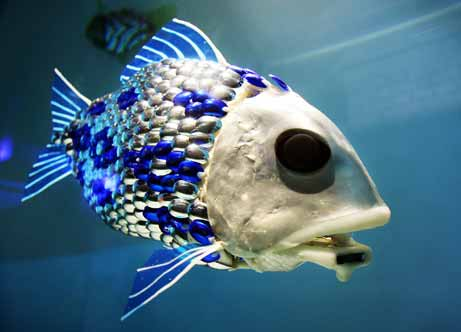
#> input picture resources/fish-test.jpg, 461 x 332 px
$ python -i edge_detection.py   (imports and definitions only)   (older library calls are emulated)
#> lines starting #> are read from the running program, lines starting #| are printed output that depends on the picture; after the words box and inside, x2 and y2 are one past the last pixel; in counts of white or black regions, pixels touching at a corner belong together
__author__ = 'patrice'
from skimage import filter
from skimage.color import rgb2gray
from skimage.restoration import denoise_tv_chambolle
from skimage.morphology import binary_dilation, diamond
from skimage.segmentation import clear_border


def detect_edges(image_array):
    """ Detect edges in a given image
    Takes a numpy.array representing an image, apply edges detection and return a numpy.array
    :param image_array:
    :return:
    """
    #Transform image into grayscale
    img = rgb2gray(image_array)
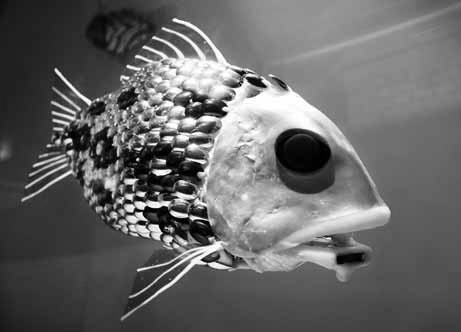
#> img: shape (332, 461) float64; min 0, max 1, mean 0.403
    #Remove some noise from the image
    img = denoise_tv_chambolle(img, weight=0.55)
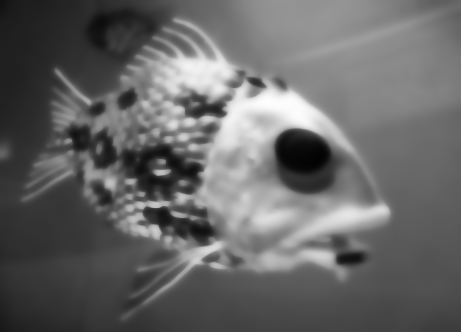
#> img: shape (332, 461) float64; min 0.0117, max 0.994, mean 0.403
    #Apply canny
    edges = filter.canny(img, sigma=3.2)
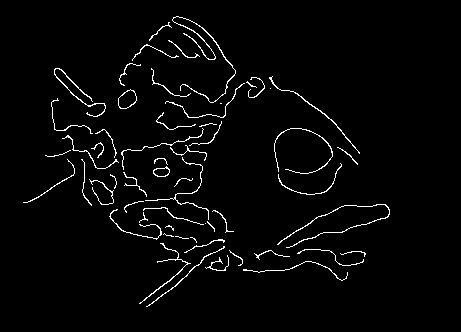
#> edges: shape (332, 461) bool; 2.7% white in thin lines or dots, all inside (x1, y1, x2, y2) = (23, 16, 390, 307)
    #Clear the borders
    clear_border(edges, 15)
    #Dilate edges to make them more visible and connected
    edges = binary_dilation(edges, selem=diamond(3))
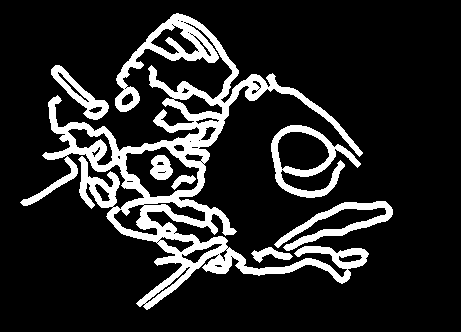
#> edges: shape (332, 461) bool; 15.3% white; 7 white regions, largest, box (x1, y1, x2, y2) and area: (20, 13, 369, 310) 18153, (271, 125, 361, 198) 1883, (274, 201, 393, 251) 1621
    return edges

>>> import cv2
>>> picture = cv2.cvtColor(cv2.imread('../resources/fish-test.jpg'), cv2.COLOR_BGR2RGB)
>>> result = detect_edges(picture)
